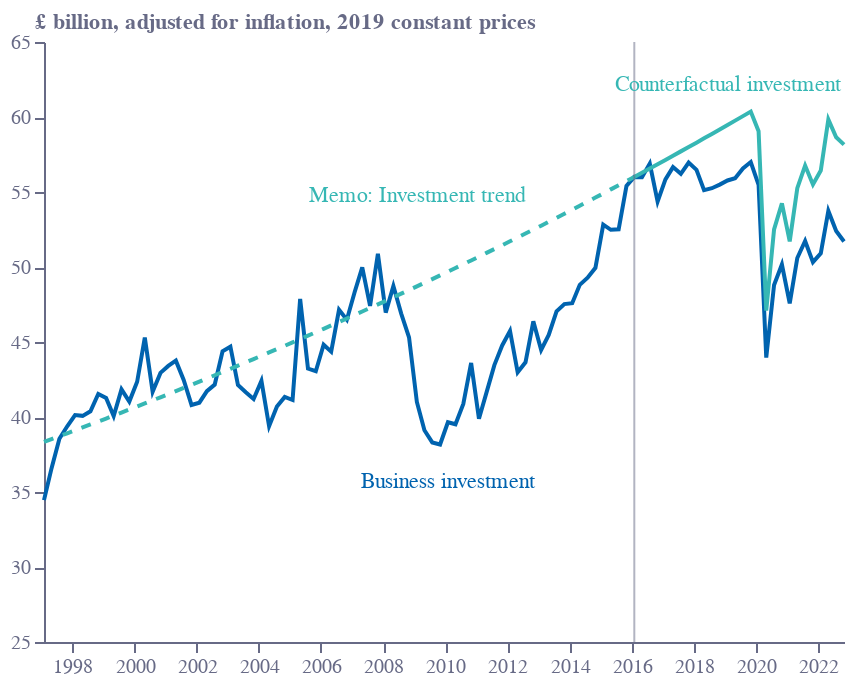

Source (notebook cell):
### Code cell
base = alt.Chart(f1).encode(
    x=alt.X(
        "date:T",
        sort=[],
        axis=alt.Axis(
            grid=False,
            titleAlign="center",
            titleAnchor="middle",
            title="",
            titleY=-15,
            titleX=207,
            labelColor=colors["eco-gray"],
            titleColor=colors["eco-gray"],
            tickColor=colors["eco-gray"],
            domainColor=colors["eco-gray"],
            tickCount=10,
            orient="bottom",
            labelAngle=0,
        ),
    )
).transform_calculate(date = "timeParse(replace(replace(replace(replace(datum.yearq, 'Q1', '02'), 'Q2', '05'),  'Q3', '08'), 'Q4', '11'), '%Y %m')")
bi = base.mark_line(color=colors["eco-mid-blue"]).encode(
    y=alt.Y(
        "bi:Q",
        sort=[],
        axis=alt.Axis(
            grid=False,
            title="£ billion, adjusted for inflation, 2019 constant prices",
            titleX=-5,
            titleY=-5,
            titleBaseline="bottom",
            titleAngle=0,
            titleAlign="left",
            labelColor=colors["eco-gray"],
            titleColor=colors["eco-gray"],
            tickColor=colors["eco-gray"],
            domainColor=colors["eco-gray"],
        ),
        scale=alt.Scale(domain=[25, 65]),
    )
)
ci=base.mark_line(color=colors["eco-turquiose"]).encode(y="ci:Q")
it=base.mark_line(color=colors["eco-turquiose"],strokeDash=[5,5]).encode(y="it:Q")
hline=base.mark_rule(color=colors["eco-gray"],opacity=0.5).transform_filter('datum.yearq=="2016 Q1"')
label1=bi.mark_text(text='Business investment',color=colors["eco-mid-blue"],yOffset=30).transform_filter('datum.yearq=="2010 Q1"')
label2=ci.mark_text(text='Counterfactual investment',color=colors["eco-turquiose"],yOffset=-20).transform_filter('datum.yearq=="2019 Q1"')
label3=it.mark_text(text='Memo: Investment trend',color=colors["eco-turquiose"],yOffset=-45).transform_filter('datum.yearq=="2009 Q1"')

layer1 = (
    ((bi+ci+it+hline+label1+label2+label3).properties(height=300, width=400))
    .configure_view(stroke=None)
    .properties(title="")
)
layer1.save("visualisation/" + f + ".json")
layer1.save("visualisation/" + f + ".svg")
layer1.save("visualisation/" + f + ".png")
open("README.md", "w").write(readme)
layer1

### Figure 1 — Vega-Lite specification as saved in the notebook (floating-point values rounded to 4 significant figures)
{"config": {"view": {"continuousWidth": 400, "continuousHeight": 300, "stroke": null}}, "layer": [{"mark": {"type": "line", "color": "#0063AF"}, "encoding": {"x": {"axis": {"domainColor": "#676A86", "grid": false, "labelAngle": 0, "labelColor": "#676A86", "orient": "bottom", "tickColor": "#676A86", "tickCount": 10, "title": "", "titleAlign": "center", "titleAnchor": "middle", "titleColor": "#676A86", "titleX": 207, "titleY": -15}, "field": "date", "sort": [], "type": "temporal"}, "y": {"axis": {"domainColor": "#676A86", "grid": false, "labelColor": "#676A86", "tickColor": "#676A86", "title": "£ billion, adjusted for inflation, 2019 constant prices", "titleAlign": "left", "titleAngle": 0, "titleBaseline": "bottom", "titleColor": "#676A86", "titleX": -5, "titleY": -5}, "field": "bi", "scale": {"domain": [25, 65]}, "sort": [], "type": "quantitative"}}, "transform": [{"calculate": "timeParse(replace(replace(replace(replace(datum.yearq, 'Q1', '02'), 'Q2', '05'),  'Q3', '08'), 'Q4', '11'), '%Y %m')", "as": "date"}]}, {"mark": {"type": "line", "color": "#36B7B4"}, "encoding": {"x": {"axis": {"domainColor": "#676A86", "grid": false, "labelAngle": 0, "labelColor": "#676A86", "orient": "bottom", "tickColor": "#676A86", "tickCount": 10, "title": "", "titleAlign": "center", "titleAnchor": "middle", "titleColor": "#676A86", "titleX": 207, "titleY": -15}, "field": "date", "sort": [], "type": "temporal"}, "y": {"field": "ci", "type": "quantitative"}}, "transform": [{"calculate": "timeParse(replace(replace(replace(replace(datum.yearq, 'Q1', '02'), 'Q2', '05'),  'Q3', '08'), 'Q4', '11'), '%Y %m')", "as": "date"}]}, {"mark": {"type": "line", "color": "#36B7B4", "strokeDash": [5, 5]}, "encoding": {"x": {"axis": {"domainColor": "#676A86", "grid": false, "labelAngle": 0, "labelColor": "#676A86", "orient": "bottom", "tickColor": "#676A86", "tickCount": 10, "title": "", "titleAlign": "center", "titleAnchor": "middle", "titleColor": "#676A86", "titleX": 207, "titleY": -15}, "field": "date", "sort": [], "type": "temporal"}, "y": {"field": "it", "type": "quantitative"}}, "transform": [{"calculate": "timeParse(replace(replace(replace(replace(datum.yearq, 'Q1', '02'), 'Q2', '05'),  'Q3', '08'), 'Q4', '11'), '%Y %m')", "as": "date"}]}, {"mark": {"type": "rule", "color": "#676A86", "opacity": 0.5}, "encoding": {"x": {"axis": {"domainColor": "#676A86", "grid": false, "labelAngle": 0, "labelColor": "#676A86", "orient": "bottom", "tickColor": "#676A86", "tickCount": 10, "title": "", "titleAlign": "center", "titleAnchor": "middle", "titleColor": "#676A86", "titleX": 207, "titleY": -15}, "field": "date", "sort": [], "type": "temporal"}}, "transform": [{"calculate": "timeParse(replace(replace(replace(replace(datum.yearq, 'Q1', '02'), 'Q2', '05'),  'Q3', '08'), 'Q4', '11'), '%Y %m')", "as": "date"}, {"filter": "datum.yearq==\"2016 Q1\""}]}, {"mark": {"type": "text", "color": "#0063AF", "text": "Business investment", "yOffset": 30}, "encoding": {"x": {"axis": {"domainColor": "#676A86", "grid": false, "labelAngle": 0, "labelColor": "#676A86", "orient": "bottom", "tickColor": "#676A86", "tickCount": 10, "title": "", "titleAlign": "center", "titleAnchor": "middle", "titleColor": "#676A86", "titleX": 207, "titleY": -15}, "field": "date", "sort": [], "type": "temporal"}, "y": {"axis": {"domainColor": "#676A86", "grid": false, "labelColor": "#676A86", "tickColor": "#676A86", "title": "£ billion, adjusted for inflation, 2019 constant prices", "titleAlign": "left", "titleAngle": 0, "titleBaseline": "bottom", "titleColor": "#676A86", "titleX": -5, "titleY": -5}, "field": "bi", "scale": {"domain": [25, 65]}, "sort": [], "type": "quantitative"}}, "transform": [{"calculate": "timeParse(replace(replace(replace(replace(datum.yearq, 'Q1', '02'), 'Q2', '05'),  'Q3', '08'), 'Q4', '11'), '%Y %m')", "as": "date"}, {"filter": "datum.yearq==\"2010 Q1\""}]}, {"mark": {"type": "text", "color": "#36B7B4", "text": "Counterfactual investment", "yOffset": -20}, "encoding": {"x": {"axis": {"domainColor": "#676A86", "grid": false, "labelAngle": 0, "labelColor": "#676A86", "orient": "bottom", "tickColor": "#676A86", "tickCount": 10, "title": "", "titleAlign": "center", "titleAnchor": "middle", "titleColor": "#676A86", "titleX": 207, "titleY": -15}, "field": "date", "sort": [], "type": "temporal"}, "y": {"field": "ci", "type": "quantitative"}}, "transform": [{"calculate": "timeParse(replace(replace(replace(replace(datum.yearq, 'Q1', '02'), 'Q2', '05'),  'Q3', '08'), 'Q4', '11'), '%Y %m')", "as": "date"}, {"filter": "datum.yearq==\"2019 Q1\""}]}, {"mark": {"type": "text", "color": "#36B7B4", "text": "Memo: Investment trend", "yOffset": -45}, "encoding": {"x": {"axis": {"domainColor": "#676A86", "grid": false, "labelAngle": 0, "labelColor": "#676A86", "orient": "bottom", "tickColor": "#676A86", "tickCount": 10, "title": "", "titleAlign": "center", "titleAnchor": "middle", "titleColor": "#676A86", "titleX": 207, "titleY": -15}, "field": "date", "sort": [], "type": "temporal"}, "y": {"field": "it", "type": "quantitative"}}, "transform": [{"calculate": "timeParse(replace(replace(replace(replace(datum.yearq, 'Q1', '02'), 'Q2', '05'),  'Q3', '08'), 'Q4', '11'), '%Y %m')", "as": "date"}, {"filter": "datum.yearq==\"2009 Q1\""}]}], "data": {"name": "data-c4f32895c42ca448f1ece47d512a48c9"}, "height": 300, "title": "", "width": 400, "$schema": "https://vega.github.io/schema/vega-lite/v4.17.0.json", "datasets": {"data-c4f32895c42ca448f1ece47d512a48c9": [{"yearq": "1997 Q1", "bi": 34.46, "ci": null, "it": 38.34}, {"yearq": "1997 Q2", "bi": 36.59, "ci": null, "it": 38.53}, {"yearq": "1997 Q3", "bi": 38.55, "ci": null, "it": 38.72}, {"yearq": "1997 Q4", "bi": 39.38, "ci": null, "it": 38.92}, {"yearq": "1998 Q1", "bi": 40.13, "ci": null, "it": 39.11}, {"yearq": "1998 Q2", "bi": 40.08, "ci": null, "it": 39.31}, {"yearq": "1998 Q3", "bi": 40.38, "ci": null, "it": 39.5}, {"yearq": "1998 Q4", "bi": 41.54, "ci": null, "it": 39.7}, {"yearq": "1999 Q1", "bi": 41.27, "ci": null, "it": 39.9}, {"yearq": "1999 Q2", "bi": 40.07, "ci": null, "it": 40.1}, {"yearq": "1999 Q3", "bi": 41.84, "ci": null, "it": 40.3}, {"yearq": "1999 Q4", "bi": 41.03, "ci": null, "it": 40.5}, {"yearq": "2000 Q1", "bi": 42.35, "ci": null, "it": 40.7}, {"yearq": "2000 Q2", "bi": 45.3, "ci": null, "it": 40.91}, {"yearq": "2000 Q3", "bi": 41.68, "ci": null, "it": 41.11}, {"yearq": "2000 Q4", "bi": 42.94, "ci": null, "it": 41.32}, {"yearq": "2001 Q1", "bi": 43.41, "ci": null, "it": 41.52}, {"yearq": "2001 Q2", "bi": 43.76, "ci": null, "it": 41.73}, {"yearq": "2001 Q3", "bi": 42.47, "ci": null, "it": 41.94}, {"yearq": "2001 Q4", "bi": 40.8, "ci": null, "it": 42.15}, {"yearq": "2002 Q1", "bi": 40.95, "ci": null, "it": 42.36}, {"yearq": "2002 Q2", "bi": 41.72, "ci": null, "it": 42.57}, {"yearq": "2002 Q3", "bi": 42.16, "ci": null, "it": 42.78}, {"yearq": "2002 Q4", "bi": 44.39, "ci": null, "it": 43.0}, {"yearq": "2003 Q1", "bi": 44.69, "ci": null, "it": 43.21}, {"yearq": "2003 Q2", "bi": 42.13, "ci": null, "it": 43.43}, {"yearq": "2003 Q3", "bi": 41.65, "ci": null, "it": 43.65}, {"yearq": "2003 Q4", "bi": 41.2, "ci": null, "it": 43.86}, {"yearq": "2004 Q1", "bi": 42.41, "ci": null, "it": 44.08}, {"yearq": "2004 Q2", "bi": 39.38, "ci": null, "it": 44.3}, {"yearq": "2004 Q3", "bi": 40.69, "ci": null, "it": 44.52}, {"yearq": "2004 Q4", "bi": 41.34, "ci": null, "it": 44.75}, {"yearq": "2005 Q1", "bi": 41.13, "ci": null, "it": 44.97}, {"yearq": "2005 Q2", "bi": 47.87, "ci": null, "it": 45.2}, {"yearq": "2005 Q3", "bi": 43.23, "ci": null, "it": 45.42}, {"yearq": "2005 Q4", "bi": 43.05, "ci": null, "it": 45.65}, {"yearq": "2006 Q1", "bi": 44.82, "ci": null, "it": 45.88}, {"yearq": "2006 Q2", "bi": 44.36, "ci": null, "it": 46.11}, {"yearq": "2006 Q3", "bi": 47.15, "ci": null, "it": 46.34}, {"yearq": "2006 Q4", "bi": 46.48, "ci": null, "it": 46.57}, {"yearq": "2007 Q1", "bi": 48.33, "ci": null, "it": 46.8}, {"yearq": "2007 Q2", "bi": 49.98, "ci": null, "it": 47.04}, {"yearq": "2007 Q3", "bi": 47.41, "ci": null, "it": 47.27}, {"yearq": "2007 Q4", "bi": 50.88, "ci": null, "it": 47.51}, {"yearq": "2008 Q1", "bi": 46.96, "ci": null, "it": 47.75}, {"yearq": "2008 Q2", "bi": 48.74, "ci": null, "it": 47.98}, {"yearq": "2008 Q3", "bi": 46.89, "ci": null, "it": 48.22}, {"yearq": "2008 Q4", "bi": 45.31, "ci": null, "it": 48.46}, {"yearq": "2009 Q1", "bi": 41.01, "ci": null, "it": 48.71}, {"yearq": "2009 Q2", "bi": 39.11, "ci": null, "it": 48.95}, {"yearq": "2009 Q3", "bi": 38.31, "ci": null, "it": 49.2}, {"yearq": "2009 Q4", "bi": 38.16, "ci": null, "it": 49.44}, {"yearq": "2010 Q1", "bi": 39.65, "ci": null, "it": 49.69}, {"yearq": "2010 Q2", "bi": 39.51, "ci": null, "it": 49.94}, {"yearq": "2010 Q3", "bi": 40.87, "ci": null, "it": 50.19}, {"yearq": "2010 Q4", "bi": 43.6, "ci": null, "it": 50.44}, {"yearq": "2011 Q1", "bi": 39.88, "ci": null, "it": 50.69}, {"yearq": "2011 Q2", "bi": 41.64, "ci": null, "it": 50.94}, {"yearq": "2011 Q3", "bi": 43.46, "ci": null, "it": 51.2}, {"yearq": "2011 Q4", "bi": 44.77, "ci": null, "it": 51.45}, {"yearq": "2012 Q1", "bi": 45.73, "ci": null, "it": 51.71}, {"yearq": "2012 Q2", "bi": 42.98, "ci": null, "it": 51.97}, {"yearq": "2012 Q3", "bi": 43.64, "ci": null, "it": 52.23}, {"yearq": "2012 Q4", "bi": 46.38, "ci": null, "it": 52.49}, {"yearq": "2013 Q1", "bi": 44.47, "ci": null, "it": 52.75}, {"yearq": "2013 Q2", "bi": 45.47, "ci": null, "it": 53.02}, {"yearq": "2013 Q3", "bi": 47.04, "ci": null, "it": 53.28}, {"yearq": "2013 Q4", "bi": 47.53, "ci": null, "it": 53.55}, {"yearq": "2014 Q1", "bi": 47.58, "ci": null, "it": 53.82}, {"yearq": "2014 Q2", "bi": 48.81, "ci": null, "it": 54.09}, {"yearq": "2014 Q3", "bi": 49.29, "ci": null, "it": 54.36}, {"yearq": "2014 Q4", "bi": 49.95, "ci": null, "it": 54.63}, {"yearq": "2015 Q1", "bi": 52.83, "ci": null, "it": 54.9}, {"yearq": "2015 Q2", "bi": 52.48, "ci": null, "it": 55.18}, {"yearq": "2015 Q3", "bi": 52.51, "ci": null, "it": 55.45}, {"yearq": "2015 Q4", "bi": 55.4, "ci": null, "it": 55.73}, {"yearq": "2016 Q1", "bi": 56.01, "ci": 56.01, "it": 56.01}, {"yearq": "2016 Q2", "bi": 55.98, "ci": 56.29, "it": null}, {"yearq": "2016 Q3", "bi": 56.89, "ci": 56.57, "it": null}, {"yearq": "2016 Q4", "bi": 54.36, "ci": 56.85, "it": null}, {"yearq": "2017 Q1", "bi": 55.84, "ci": 57.14, "it": null}, {"yearq": "2017 Q2", "bi": 56.66, "ci": 57.42, "it": null}, {"yearq": "2017 Q3", "bi": 56.21, "ci": 57.71, "it": null}, {"yearq": "2017 Q4", "bi": 56.96, "ci": 58.0, "it": null}, {"yearq": "2018 Q1", "bi": 56.48, "ci": 58.29, "it": null}, {"yearq": "2018 Q2", "bi": 55.12, "ci": 58.58, "it": null}, {"yearq": "2018 Q3", "bi": 55.25, "ci": 58.87, "it": null}, {"yearq": "2018 Q4", "bi": 55.49, "ci": 59.17, "it": null}, {"yearq": "2019 Q1", "bi": 55.77, "ci": 59.46, "it": null}, {"yearq": "2019 Q2", "bi": 55.92, "ci": 59.76, "it": null}, {"yearq": "2019 Q3", "bi": 56.57, "ci": 60.06, "it": null}, {"yearq": "2019 Q4", "bi": 57.0, "ci": 60.36, "it": null}, {"yearq": "2020 Q1", "bi": 55.48, "ci": 59.05, "it": null}, {"yearq": "2020 Q2", "bi": 43.96, "ci": 47.09, "it": null}, {"yearq": "2020 Q3", "bi": 48.81, "ci": 52.51, "it": null}, {"yearq": "2020 Q4", "bi": 50.17, "ci": 54.24, "it": null}, {"yearq": "2021 Q1", "bi": 47.58, "ci": 51.71, "it": null}, {"yearq": "2021 Q2", "bi": 50.6, "ci": 55.25, "it": null}, {"yearq": "2021 Q3", "bi": 51.73, "ci": 56.76, "it": null}, {"yearq": "2021 Q4", "bi": 50.33, "ci": 55.51, "it": null}, {"yearq": "2022 Q1", "bi": 50.92, "ci": 56.43, "it": null}, {"yearq": "2022 Q2", "bi": 53.74, "ci": 59.84, "it": null}, {"yearq": "2022 Q3", "bi": 52.4, "ci": 58.65, "it": null}, {"yearq": "2022 Q4", "bi": 51.7, "ci": 58.16, "it": null}]}}
